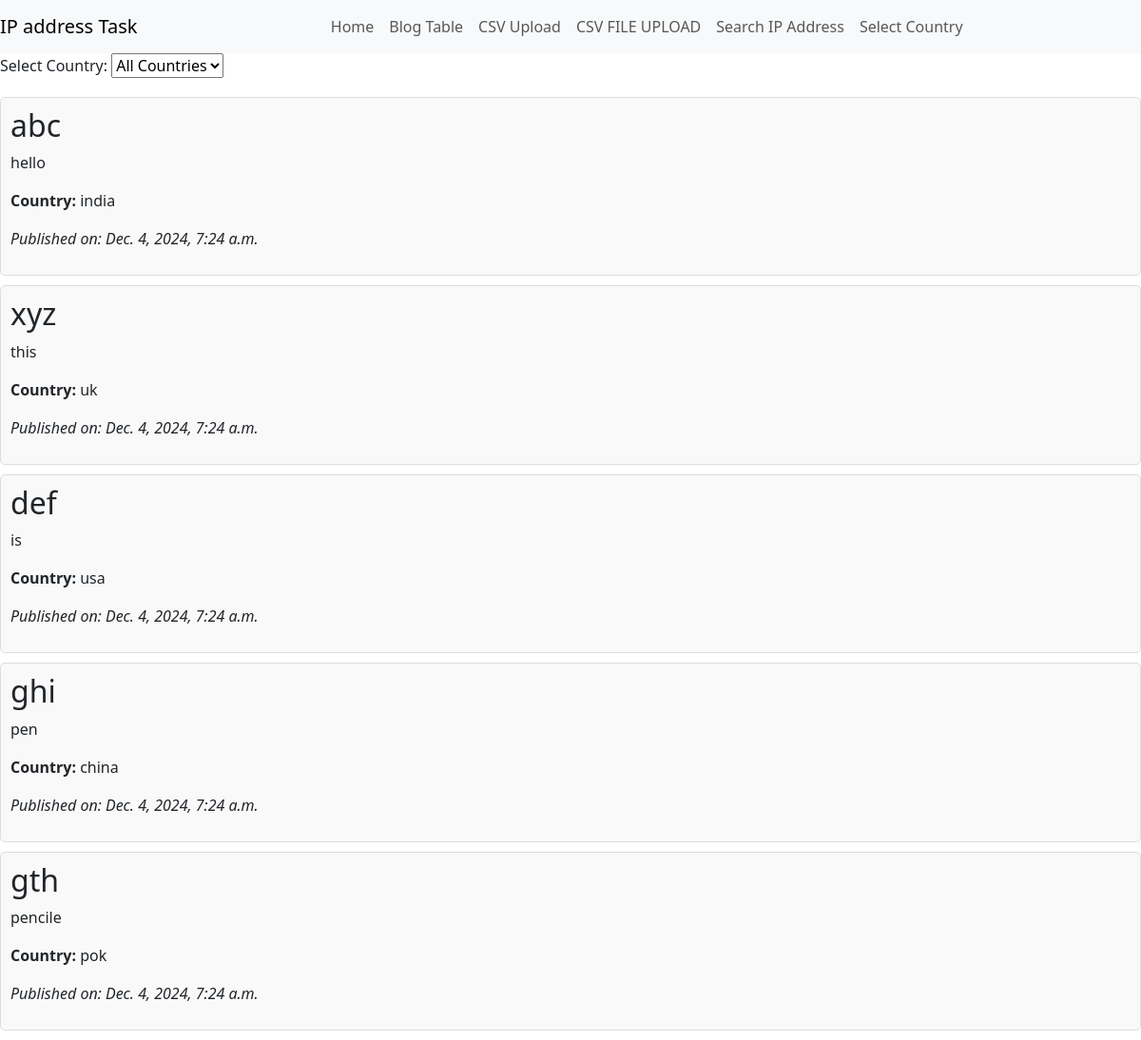
The app's page /index/ with its own data.
### blog/models.py (models this page shows, shortened)
class BlogPost(models.Model):
    title = models.CharField(max_length=255)
    content = models.TextField()
    country = models.CharField(max_length=100, blank=True, null=True)
    created_at = models.DateTimeField(auto_now_add=True)

### blog/views.py (the view)
# urls.py: path('index/',views.index, name='index'),
def index(request):
    country = get_user_country(request=request)
    print('1------',country)
    posts = BlogPost.objects.all()
    filtered_posts = posts.filter(country=country)
    return render(request, 'country_select.html', {
        'posts': posts,
        'filtered_posts': filtered_posts,
        'country': country,
    })

### blog/utils.py (called while the page is built)
def get_client_ip(request):
    ip = None
    return ip

def get_user_country(request):
    ip = get_client_ip(request)
    country = None
    return country

### blog/templates/blog/country_select.html (shortened to what this page needs)
{% extends 'base.html' %}
{% load static %}
{% block content %}
    <div id="filter-section">
        <label for="country-filter">Select Country:</label>
        <select id="country-filter">
            <option value="">All Countries</option>
        </select>
    </div>
    <div id="blog-posts">
        {% for post in posts %}
            <div class="blog-post" data-country="{{ post.country }}">
                <h2>{{ post.title }}</h2>
                <p>{{ post.content }}</p>
                <p><strong>Country:</strong> {{ post.country }}</p>
                <p><em>Published on: {{ post.created_at }}</em></p>
            </div>
        {% endfor %}
    </div>
{% endblock content %}

### blog/templates/blog/country_select.html (style rules this page uses)
#filter-section { margin-bottom: 20px; }
.blog-post { margin: 10px 0; padding: 10px; border: 1px solid #ddd; border-radius: 5px; background-color: #f9f9f9; }

### records on screen
BlogPost: title "abc", content "hello", country "india", created_at "Dec. 4, 2024, 7:24 a.m."
BlogPost: title "xyz", content "this", country "uk", created_at "Dec. 4, 2024, 7:24 a.m."
BlogPost: title "def", content "is", country "usa", created_at "Dec. 4, 2024, 7:24 a.m."
BlogPost: title "ghi", content "pen", country "china", created_at "Dec. 4, 2024, 7:24 a.m."
BlogPost: title "gth", content "pencile", country "pok", created_at "Dec. 4, 2024, 7:24 a.m."
